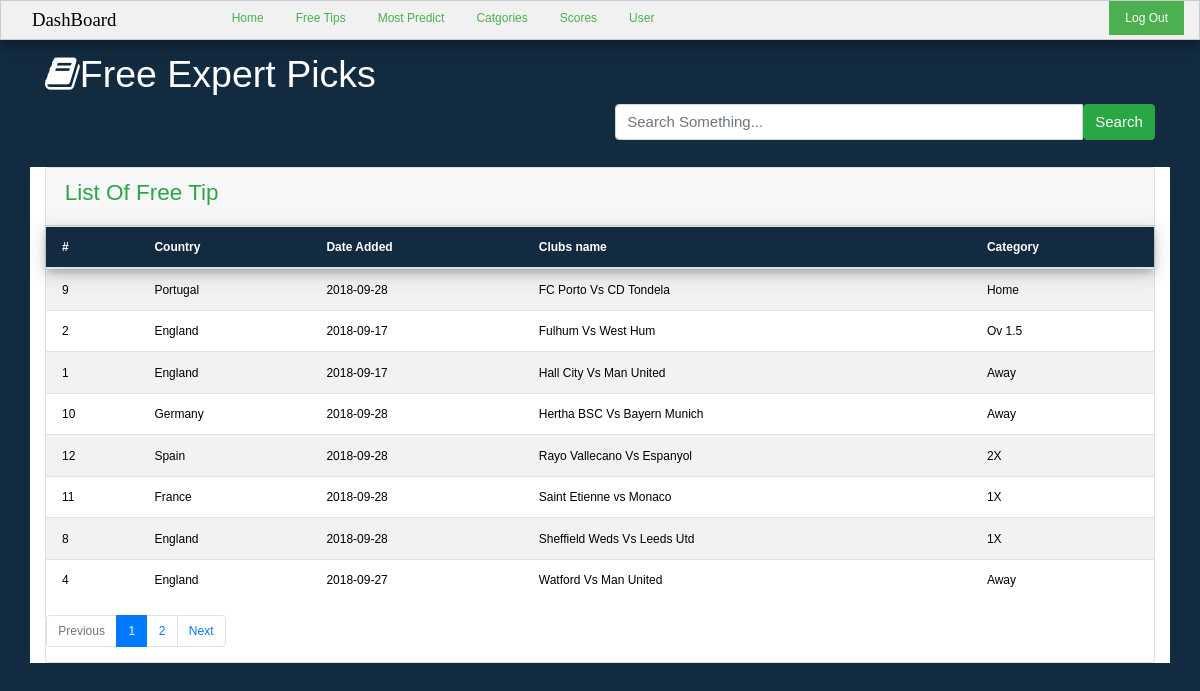
/dash/freetips-page.php, run on the app's committed database.
### tables this page shows
CREATE TABLE IF NOT EXISTS `freetips_tb` (
  `freetip_id` int(11) NOT NULL AUTO_INCREMENT,
  `country` varchar(50) NOT NULL,
  `dataposted` date NOT NULL,
  `club_names` varchar(50) NOT NULL,
  `category` varchar(50) NOT NULL,
  PRIMARY KEY (`club_names`),
  UNIQUE KEY `freetip_id` (`freetip_id`,`country`)
);

### database/Models.php (called while the page is built, shortened)
<?php
class Model {
    private $charset="utf8";
    protected function connect(){
        $this->dbhost=db_host;
        $this->dbuser=db_user;
        $this->dbpassword=db_pass;
        $this->dbname=db_name;
        try{
        $pdo_db = "mysql:host=".$this->dbhost.";dbname=".$this->dbname.";charset=".$this->charset;
        $this->CONN = new PDO($pdo_db, $this->dbuser, $this->dbpassword);
        $this->CONN->setAttribute(PDO::ATTR_ERRMODE, PDO::ERRMODE_EXCEPTION);
        return $this->CONN;
        }
        catch (PDOException $e ){
            echo $e->getMessage();
        }
    }
}

### pageControllers/Addpost.php (the view, shortened to what this page needs)
<?php
include_once '../database/Models.php';
class Addpost extends Model{
    public function getfreeTabel(){
        try{
            $query = "SELECT * FROM freetips_tb";
            $stmt = $this->connect()->query($query);
            if($stmt->rowCount()>0){
                while ($rows = $stmt->fetch(PDO::FETCH_ASSOC)){
                    $postTable='<tr>
                            <td scope="row">'.$rows['freetip_id'].'</td>
                            <td>'.$rows['country'].'</td>
                            <td>'.$rows['dataposted'].'</td>
                            <td>'.$rows['club_names'].'</td>
                            <td>'.$rows['category'].'</td>
                        </tr>';
                    echo $postTable;
                }
            }
        }
        catch (Exception $ex){
            echo $ex->getMessage();
        }
    }
}

### res/w3-3.css (style rules this page uses)
*,*:before,*:after { box-sizing:inherit }
html { -ms-text-size-adjust:100%;-webkit-text-size-adjust:100% }
body { margin:0 }
html,body { font-family:Verdana,sans-serif;font-size:15px;line-height:1.5 }
html { overflow-x:hidden }
.w3-table td,.w3-table th,.w3-table-all td,.w3-table-all th { padding:8px 8px;display:table-cell;text-align:left;vertical-align:top }
.w3-table th:first-child,.w3-table td:first-child,.w3-table-all th:first-child,.w3-table-all td:first-child { padding-left:16px }

### res/mainstyle.css (style rules this page uses)
body { margin: 0px; font-size: 12px; font-family: Arial,Helvetica,sans-serif; background-color: #122b40; color: #fff; }

### data on the page
freetips_tb: freetip "9", country "Portugal", dataposted "2018-09-28", club_names "FC Porto Vs CD Tondela", category "Home"
freetips_tb: freetip "2", country "England", dataposted "2018-09-17", club_names "Fulhum Vs West Hum", category "Ov 1.5"
freetips_tb: freetip "1", country "England", dataposted "2018-09-17", club_names "Hall City Vs Man United", category "Away"
freetips_tb: freetip "10", country "Germany", dataposted "2018-09-28", club_names "Hertha BSC Vs Bayern Munich", category "Away"
freetips_tb: freetip "12", country "Spain", dataposted "2018-09-28", club_names "Rayo Vallecano Vs Espanyol", category "2X"
freetips_tb: freetip "11", country "France", dataposted "2018-09-28", club_names "Saint Etienne vs Monaco", category "1X"
freetips_tb: freetip "8", country "England", dataposted "2018-09-28", club_names "Sheffield Weds Vs Leeds Utd", category "1X"
freetips_tb: freetip "4", country "England", dataposted "2018-09-27", club_names "Watford Vs Man United", category "Away"
